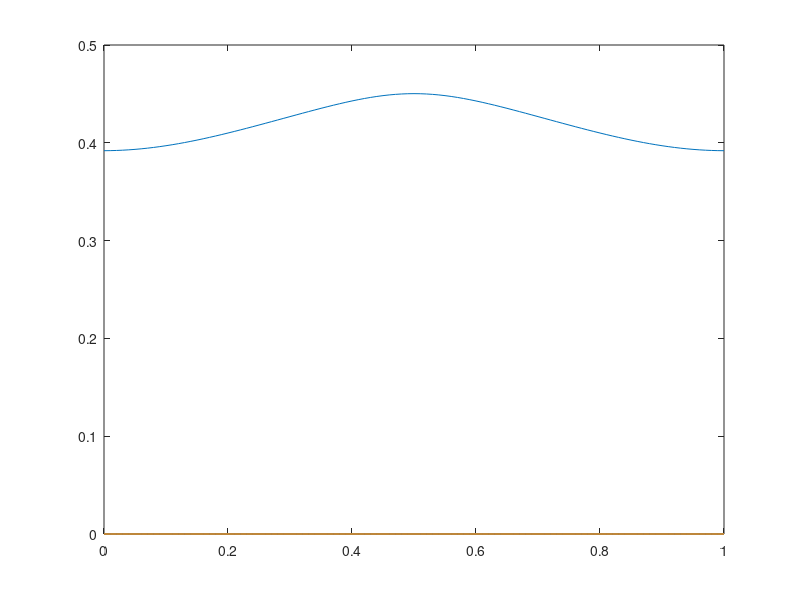
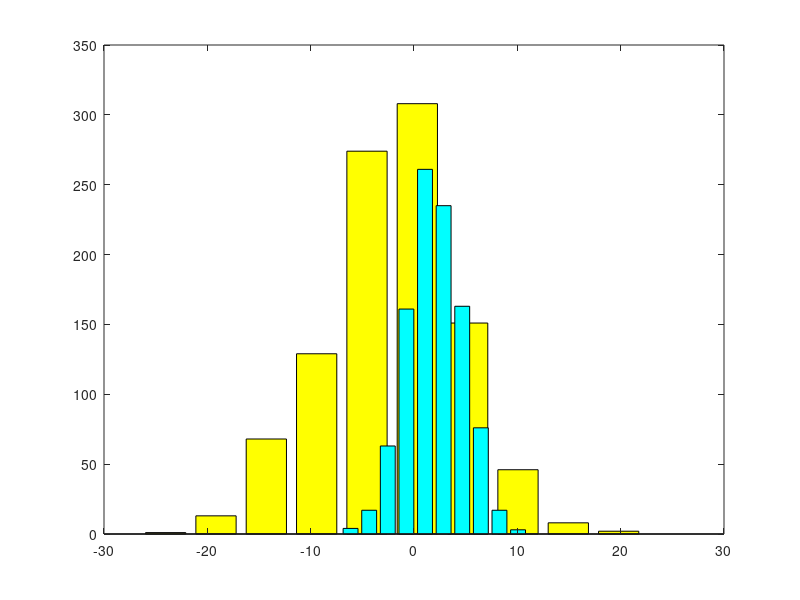
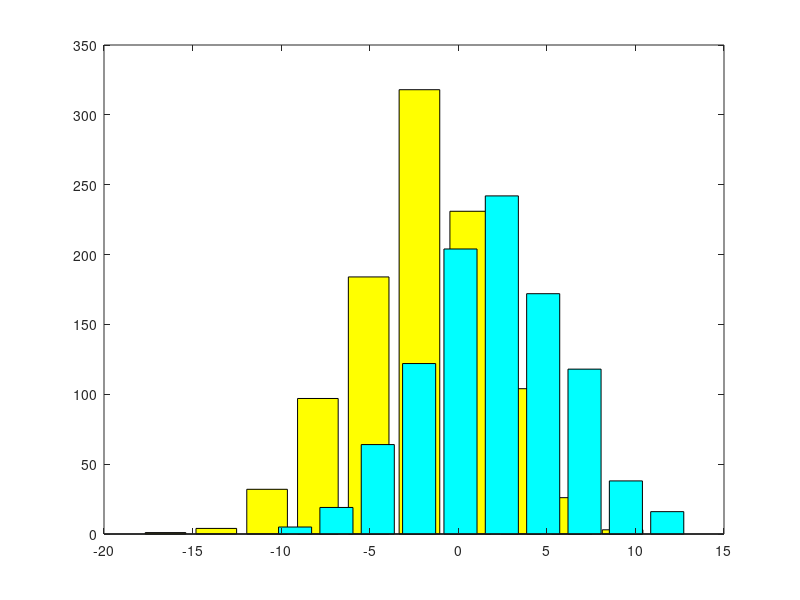

Reproduce these figures in MATLAB, in order.
P1 = 0.5 ;
P2 = 0.5 ;
M1 = [1;0] ;
M2 = [-1;0] ;
Sigma1 = [4 -3 ; -3 4] ;
Sigma2 = [4 3 ; 3 4] ;

fun = @(x)(exp(-0.5*(x.^2))/(sqrt(2*pi))) ;

best_epsilon = Inf ;
worst_epsilon = 0 ;
best_s = -1 ;

S = 0:0.01:1 ;
bEps = zeros(size(S,2));

ind = 1 ;
for s = 0 : 0.01 : 1
    V = ((M2 - M1) \ (s * Sigma1 + (1-s) * Sigma2)).';
    sigm1 = V.' * Sigma1 * V ;
    sigm2 = V.' * Sigma2 * V ;
    v0 = (s*(sigm1^2)*(V.'*M2) + (1-s)*(sigm2^2)*(V.'*M1)) / (s*(sigm1^2) + (1-s)*(sigm2^2)) ;
    eta1 = V.' * M1 + v0 ;
    eta2 = V.' * M2 + v0 ;
    epsilon = P1 * integral(fun, -eta1/sigm1, Inf) + P2 * integral(fun , -Inf , -eta2/sigm2) ;
    if(epsilon <= best_epsilon)
        best_epsilon = epsilon ;
        best_s = s;
        best_V = V ;
        best_v0 = v0 ;
    end
    if(epsilon >= worst_epsilon)
        worst_epsilon = epsilon ;
        worst_s = s;
        worst_V = V ;
        worst_v0 = v0 ;
    end
    bEps(ind) = epsilon ;
    ind = ind + 1 ;
end

plot(S, bEps) ;
fprintf('the best error probability is %d resulted by s = %d and the threshold v0 = %d\n', best_epsilon, best_s, best_v0) ;
fprintf('the worst error probability is %d resulted by s = %d and the threshold v0 = %d\n', worst_epsilon, worst_s, worst_v0) ;

X1 = mvnrnd(M1, Sigma1, 1000) ;
X2 = mvnrnd(M2, Sigma2, 1000) ;
x1 = best_V.' * X1.' ;
x2 = best_V.' * X2.' ;
figure;
[nb,xb]=hist(x1,10);
bh=bar(xb,nb);
set(bh,'facecolor',[1 1 0]);
hold on
[nb,xb]=hist(x2,10);
bh=bar(xb,nb);
set(bh,'facecolor',[0 1 1]);

figure;
x1 = worst_V.' * X1.' ;
x2 = worst_V.' * X2.' ;
figure;
[nb,xb]=hist(x1,10);
bh=bar(xb,nb);
set(bh,'facecolor',[1 1 0]);
hold on
[nb,xb]=hist(x2,10);
bh=bar(xb,nb);
set(bh,'facecolor',[0 1 1]);
